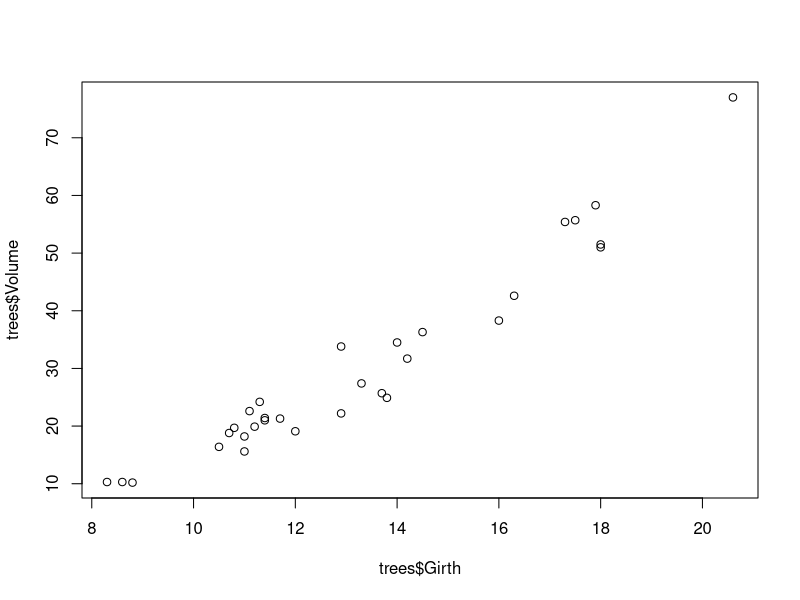
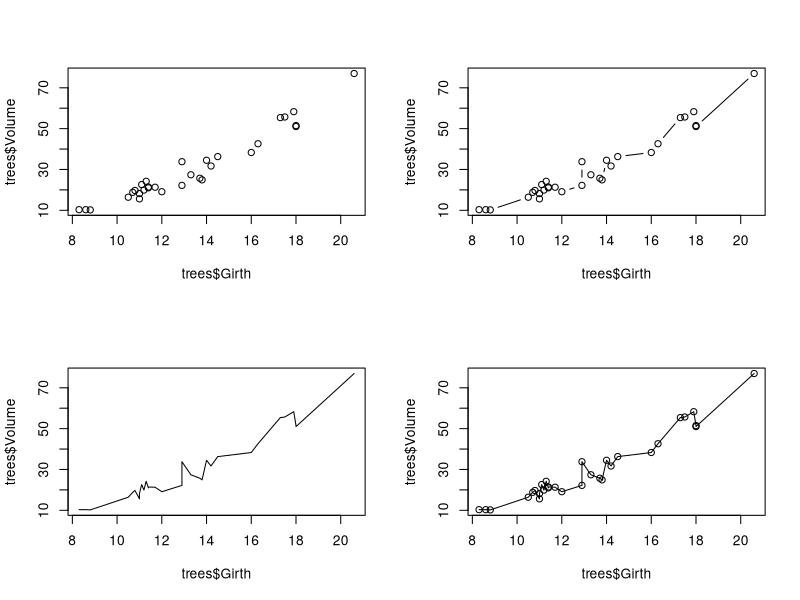
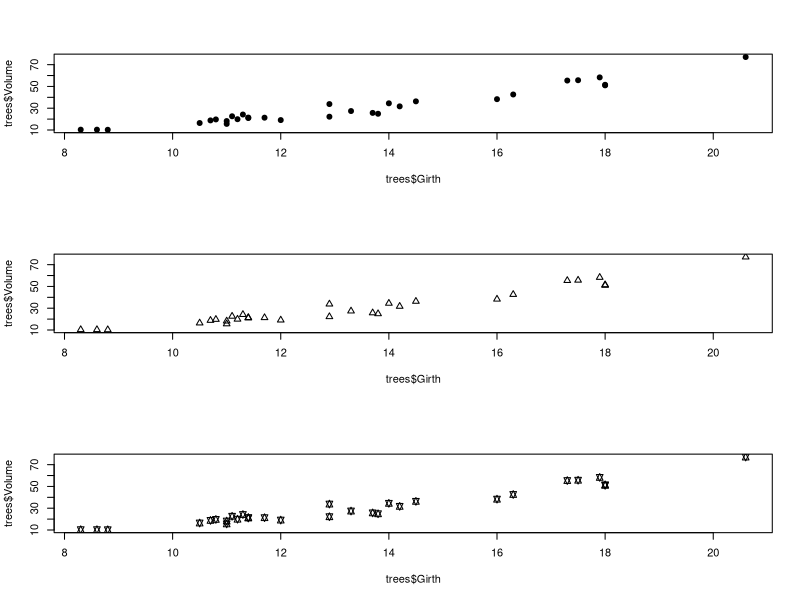
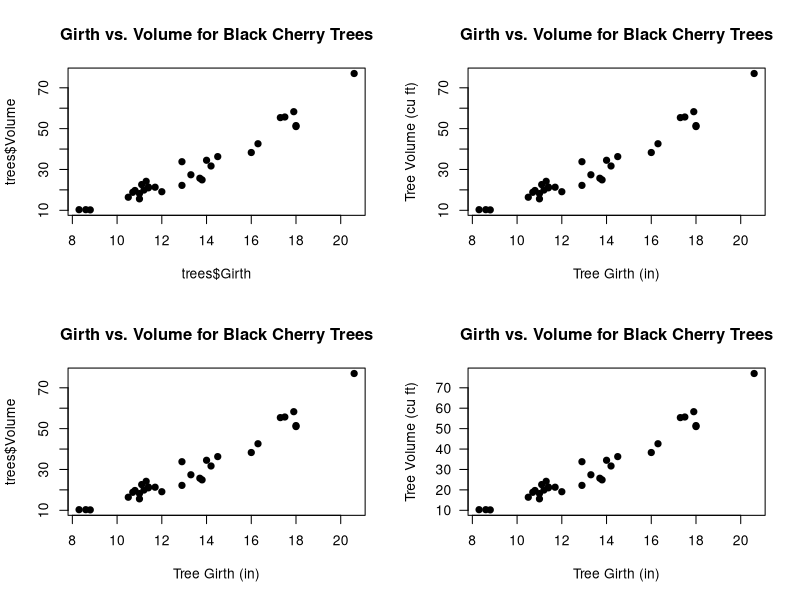
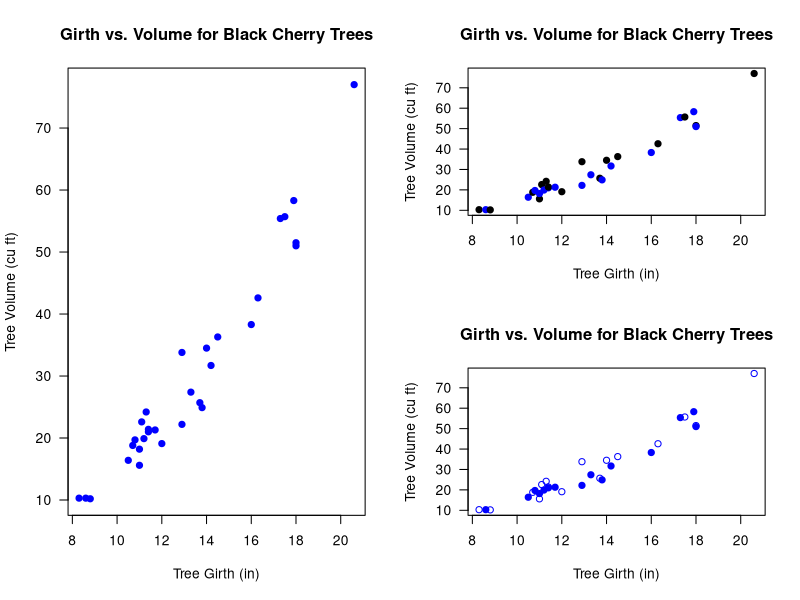
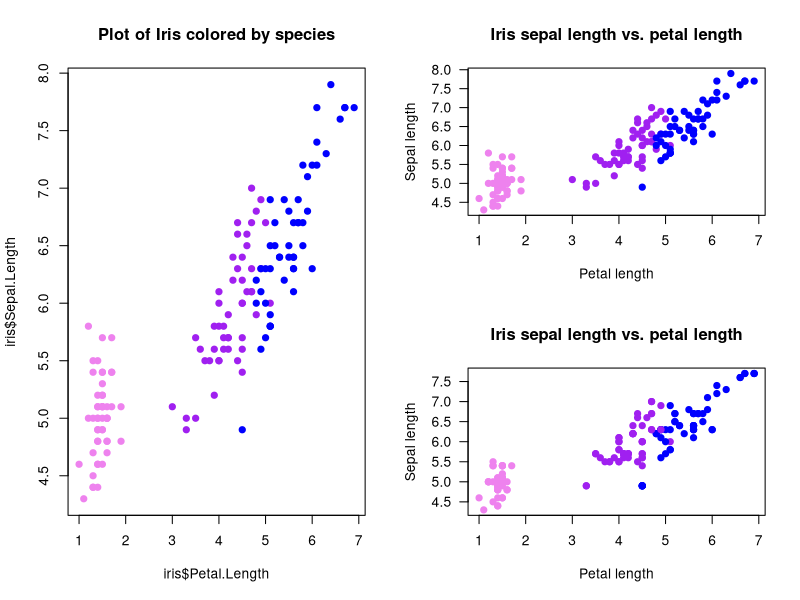
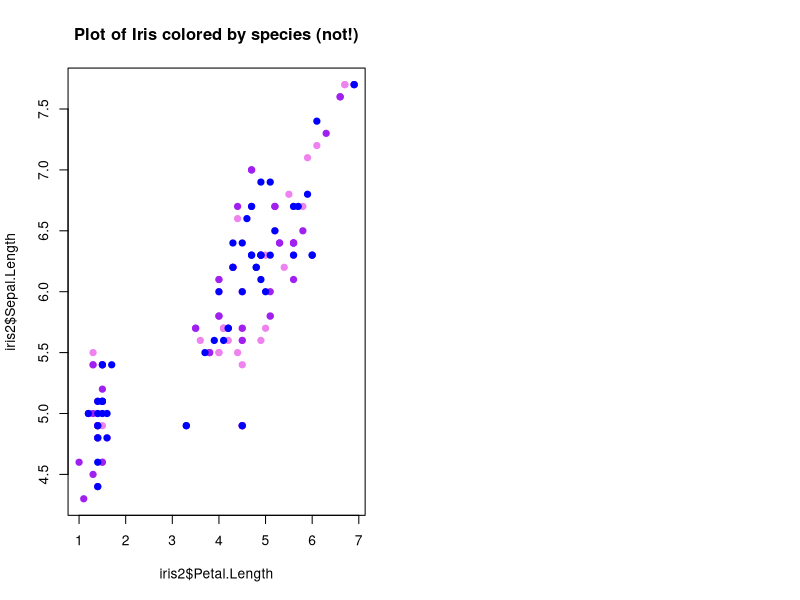
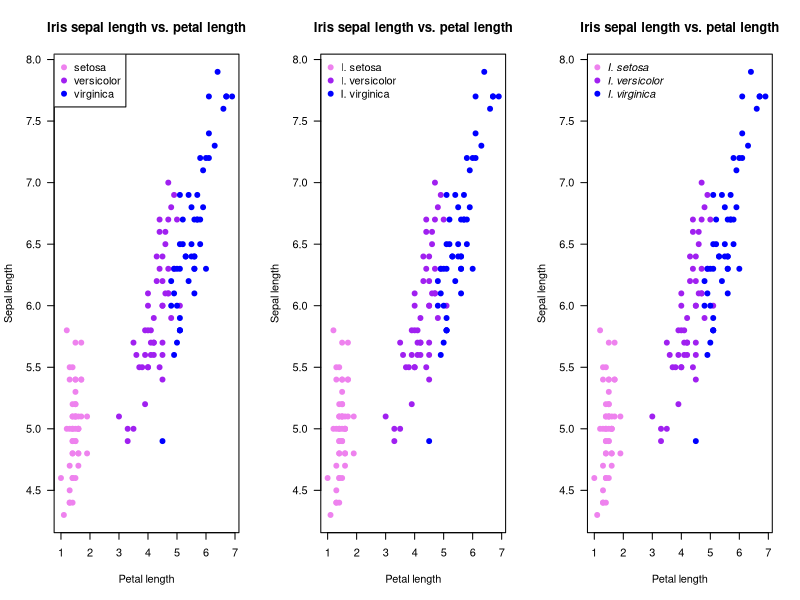

Recreate these plots in R, in order.
## ---- chunk 1
knitr::opts_chunk$set(echo = TRUE, cache = TRUE)
## ---- chunk 2

##################################################
####                                          ####  
####  R Bootcamp #1, Module 3                 ####
####                                          #### 
####   University of Nevada, Reno             ####
####                                          #### 
##################################################

## NOTE: this module borrows heavily from an R short-course developed by a team at Colorado State University. 
   # Thanks to Perry Williams for allowing us to use these materials!!
   # Thanks to John Tipton at CSU for developing much of this module (plotting in R)!

############################################
####  Data visualization and statistics ####
############################################

## ---- chunk 3

?trees      # description of built in dataset

dim(trees)   # Show the dimension of the trees dataframe                                              

str(trees)   # Show the structure of the trees dataframe

head(trees)   # Show the first few observations of the trees dataframe

## ---- chunk 4

plot(x=trees$Girth, y=trees$Volume)    # use R's built-in "trees" dataset: ?trees

## ---- chunk 5

# Use "layout" to define a 2 row x 2 column matrix with elements 1, 2, 3, and 4.
# This divides the image into four sections and then fills these with the plot function
layout(matrix(1:4, nrow=2, ncol=2))

  # par(mfrow=c(2,2))  # (alternative way to do this)

plot(x=trees$Girth, y=trees$Volume)             # points
plot(x=trees$Girth, y=trees$Volume, type="l")   # lines
plot(x=trees$Girth, y=trees$Volume, type="b")   # both
plot(x=trees$Girth, y=trees$Volume, type="o")   # both with conected lines

## ---- chunk 6

# Use layout to define a 3 row x 1 column matrix with elements 1, 2, and 3.
# This divides the image into three sections and then fills these with the plot function
layout(matrix(1:3, nrow=3, ncol=1))

# pch: 'plotting character' changes the type of point that is used (default is an open circle)!
plot(x=trees$Girth, y=trees$Volume, pch=19)     # filled point
plot(x=trees$Girth, y=trees$Volume, pch=2)      # open triangle
plot(x=trees$Girth, y=trees$Volume, pch=11)     # star

## ---- chunk 7

layout(matrix(1:4, 2, 2))
# main: adds a title
plot(x=trees$Girth, y=trees$Volume, pch=19, 
     main="Girth vs. Volume for Black Cherry Trees")

# xlab: adds an x axis label
plot(x=trees$Girth, y=trees$Volume, pch=19, 
     main="Girth vs. Volume for Black Cherry Trees", 
     xlab="Tree Girth (in)")

# ylab: adds a y axis label
plot(x=trees$Girth, y=trees$Volume, pch=19, 
     main="Girth vs. Volume for Black Cherry Trees", 
     xlab="Tree Girth (in)", ylab="Tree Volume (cu ft)")

# las: rotates axis labels; las=1 makes them all parallel to reading direction
plot(x=trees$Girth, y=trees$Volume, pch=19, 
     main="Girth vs. Volume for Black Cherry Trees", 
     xlab="Tree Girth (in)", ylab="Tree Volume (cu ft)", 
     las=1)

## ---- chunk 8

# Use layout to define a 2 row x 2 column matrix with elements 1, 1, 2, and 3.
# This divides the image into four sections but fills the first two sections
# with the first plot and then fills these next two sections with the final two plots
layout(matrix(c(1, 1, 2, 3), nrow=2, ncol=2))

# col: select a color for the plotting characters
plot(x=trees$Girth, y=trees$Volume, pch=19, 
     main="Girth vs. Volume for Black Cherry Trees",
     xlab="Tree Girth (in)", ylab="Tree Volume (cu ft)",
     las=1, col="blue")

# We can use the c() function to make a vector and have several colors, plotting characters, etc. per plot.
# We start with alternating colors for each point
plot(x=trees$Girth, y=trees$Volume, pch=19, 
     main="Girth vs. Volume for Black Cherry Trees",
     xlab="Tree Girth (in)", ylab="Tree Volume (cu ft)", 
     las=1, col=c("black", "blue"))

# And we can also alternate the plotting symbol at each point.
plot(x=trees$Girth, y=trees$Volume, pch=c(1,19), 
     main="Girth vs. Volume for Black Cherry Trees", 
     xlab="Tree Girth (in)", ylab="Tree Volume (cu ft)", 
     las=1, col="blue")

## ---- chunk 9

?iris
head(iris)     # display first few rows of data
dim(iris)      # dimensionality of the data
str(iris)      # details of the data structure

## ---- chunk 10

plot.colors <- c("violet", "purple", "blue")   # define the colors for representing species ID

## ---- chunk 11

color.vector <- rep(x=plot.colors, each=50)
color.vector
## color vector is now a list of our colors, each repeated 50 times

plot(x=iris$Petal.Length, y=iris$Sepal.Length, pch=19, col=color.vector, 
     main="Plot of Iris colored by species")

## ---- chunk 12

names(plot.colors) <- levels(iris$Species)   # the "levels()" function returns all unique labels for any "factor" variable    
plot.colors

## ---- chunk 13

# generate a vector of colors for our plot (one color for each observation)

indices <- match(iris$Species,names(plot.colors))   # the "match()" function goes through each element of the first vector and finds the matching index in the second vector         
color.vector2 <- plot.colors[indices]


## ---- chunk 14

plot(x=iris$Petal.Length, y=iris$Sepal.Length, pch=19, col=color.vector2, 
     main="Iris sepal length vs. petal length", xlab="Petal length", 
     ylab="Sepal length", las=1)

## ---- chunk 15

# make a new version of the iris data frame that is neither in order nor has the same number of observations for each species (to illustrate generality of the new method)

iris2 <- iris[sample(1:nrow(iris),replace = T),]   # use the "sample()" function to create a randomized ("bootstrapped") version of the iris data frame

# now repeat the above steps:

indices <- match(iris2$Species,names(plot.colors))   # the "match()" function returns the indices of the first vector that match the second vector   
color.vector2 <- plot.colors[indices]
plot(x=iris2$Petal.Length, y=iris2$Sepal.Length, pch=19, col=color.vector2, 
     main="Iris sepal length vs. petal length", xlab="Petal length", 
     ylab="Sepal length", las=1)

## ---- chunk 16

## The old method is NOT general:

color.vector <- rep(x=plot.colors, each=50)
plot(x=iris2$Petal.Length, y=iris2$Sepal.Length, pch=19, col=color.vector, 
     main="Plot of Iris colored by species (not!)")

## ---- chunk 17

# ?legend

layout(matrix(1:3, nrow=1, ncol=3))

# Plot
plot(x=iris$Petal.Length, y=iris$Sepal.Length, pch=19, col=color.vector, 
     main="Iris sepal length vs. petal length", xlab="Petal length", 
     ylab="Sepal length", las=1)

# First legend
legend("topleft", pch=19, col=plot.colors, legend=unique(iris$Species))

# Second plot
plot(x=iris$Petal.Length, y=iris$Sepal.Length, pch=19, col=color.vector,
     main="Iris sepal length vs. petal length", 
     xlab="Petal length", ylab="Sepal length", las=1)

# Second legend
# The bty="n" argument suppresses the border around the legend. (A personal preference)
legend("topleft", pch=19, col=plot.colors, 
       legend=c("I. setosa", "I. versicolor", "I. virginica"), bty="n")


# Plot Three
plot(x=iris$Petal.Length, y=iris$Sepal.Length, pch=19, col=color.vector, 
     main="Iris sepal length vs. petal length", 
     xlab="Petal length", ylab="Sepal length", las=1)

#Legend tree with Italics
legend("topleft", pch=19, col=plot.colors, 
       legend=c("I. setosa", "I. versicolor", "I. virginica"), 
       bty="n", text.font=3)

## ---- chunk 18

## Plot fuel economy by weight

plot(mpg~wt,  data=mtcars,pch=20,xlab="Vehicle weight (1000 lbs)",ylab="Fuel economy (mpg)")      # note the tilde, which can be read "as a function of" -- i.e., "mpg as a function of wt"   
 
## ---- chunk 19

## Plot fuel economy by weight and horsepower

hp_rescale <- with(mtcars,(hp-min(hp))/diff(range(hp)))    # scale from 0 to 1

plot(mpg~wt,  data=mtcars,pch=1,xlab="Vehicle weight (1000 lbs)",ylab="Fuel economy (mpg)",cex=(hp_rescale+0.6)*1.2)   # plot with different sized points

legend("topright",pch=c(1,1),pt.cex=c(0.6,0.6*1.2),legend=paste(range(mtcars$hp),"horsepower"),bty="n")


 
## ---- chunk 20

## Plot fuel economy by weight and horsepower again- this time by color

colramp <- terrain.colors(125)

colindex <- round(hp_rescale*99+1)

plot(mpg~wt,  data=mtcars,pch=20,cex=2,xlab="Vehicle weight (1000 lbs)",ylab="Fuel economy (mpg)",col=colramp[colindex])   # plot with different sized points

legend("topright",pch=c(20,20),pt.cex=c(2,2),col=c(colramp[1],colramp[100]),legend=paste(range(mtcars$hp),"horsepower"),bty="n")


 
## ---- chunk 21

## calculate the mean Sepal Length of for each species
bar.heights <- tapply(iris$Sepal.Length, iris$Species, mean)   #use "tapply()" function, which summarizes a numeric variable by levels of a categorical variable)

# The basic 'barplot()' function
barplot(bar.heights)

## ---- chunk 22

# Let's add some flair
barplot(bar.heights, names.arg=c("I. setosa", "I. versicolor", "I. virginica"), 
        las=1, col=adjustcolor(plot.colors, alpha.f=0.5),
        main="Sepal length for 3 Irises", ylab="Sepal length (cm)")

## ---- chunk 23

CI <- 2 * by(iris$Sepal.Length, iris$Species, sd)
lwr <- bar.heights - CI
upr <- bar.heights + CI

# I used the ylim= argument to pass a 2-element numeric vector specifying the y extent of the barplot (y axis lower and upper bounds). I added some extra room on the top to account for error bars.
# Importantly, assign the barplot to an object. I called it 'b' but you can call it whatever you like. (otherwise, it's hard to know what the "X" values of the error bars are!)

b <- barplot(bar.heights, 
             names.arg=c("I. setosa", "I. versicolor", "I. virginica"), 
             las=1, ylim=c(0,8), col=adjustcolor(plot.colors, alpha.f=0.5),
             main="Sepal length for 3 Irises", ylab="Sepal length (cm)")

# Specify where each arrow starts (x0= and y0=) and ends (x1= and y1=)
arrows(x0=b, x1=b, y0=lwr, y1=upr, code=3, angle=90, length=0.1)

# ?arrows

## ---- chunk 24

layout(matrix(1:2, 1, 2))

## y-axis is in counts by default (total observations in each "bin")
hist(iris$Sepal.Length, main="Histogram of Sepal Length",
     xlab = "Sepal Length")

## change y-axis to proportions of the entire dataset using freq=FALSE
hist(iris$Sepal.Length, freq=FALSE, main="Histogram of Sepal Length", 
     xlab = "Sepal Length")
## Add a density estimator

lines(density(iris$Sepal.Length))   # add a line to the histogram to approximate the probability density of the data distribution
curve(dnorm(x,mean(iris$Sepal.Length),sd(iris$Sepal.Length)),add=T,col="red",lty=3)   # add a normal distribution

## ---- chunk 25

pairs(iris)

## ---- chunk 26

?ToothGrowth
head(ToothGrowth)

## ---- chunk 27

plot.colors <- c("red", "blue")
# subset the colors in plot.colors based on the variable iris$Species
# iris$Species is a factor variable that has 3 levels
color.vector <- plot.colors[ToothGrowth$supp]

plot(x=ToothGrowth$dose, y=ToothGrowth$len, pch=19, col=color.vector, 
     main="Tooth Growth vs. Vitamin C Dose", xlab="Viatmin C Dose (mg)", 
     ylab="Tooth Growth (mm)", las=1)

# First legend
legend("topleft", pch=19, col=plot.colors, legend=unique(ToothGrowth$supp))
## ---- chunk 28

prop <- c(0.18, 0.25, 0.13, 0.05)
asympLCL <- c(0.14, 0.20, 0.11, 0.035)
asympUCL <- c(0.24, 0.33, 0.18, 0.09)

## ---- chunk 29

set.seed(13)
n <- 20 # Number of experimental trials
a <- 12
b <- 1.5

rings <- round(runif(n)*50)  # number of bell rings
wings <- round(a + b*rings + rnorm(n, sd=5))       # number of angels who get their wings
offset <- rpois(n, lambda=10)           # measurement error
lwr <- wings - offset                 
upr <- wings + offset

## ---- chunk 30

####################
# STATISTICS!
####################

#####
#####  Load Data
#####

sculpin.df <- read.csv("sculpineggs.csv")

head(sculpin.df)

## ---- chunk 31

#####
#####  Summary Statistics
#####

mean(sculpin.df$NUMEGGS)      # compute sample mean
median(sculpin.df$NUMEGGS)    # compute sample median

min(sculpin.df$NUMEGGS)       # sample minimum
max(sculpin.df$NUMEGGS)       # sample maximum
range(sculpin.df$NUMEGGS)     # both min and max.

quantile(sculpin.df$NUMEGGS,0.5)            # compute sample median using quantile function
quantile(sculpin.df$NUMEGGS,c(0.25,0.75))   # compute sample quartiles

var(sculpin.df$NUMEGGS)           # sample variance
sd(sculpin.df$NUMEGGS)            # sample standard deviation
sd(sculpin.df$NUMEGGS)^2          # another way to compute variance
var(sculpin.df$NUMEGGS)^0.5       # another way to compute std. dev.

colMeans(sculpin.df)           # column mean of data frame
apply(sculpin.df,2,mean)       # column mean of data frame   # note the use of the "apply()" function. 
apply(sculpin.df,2,median)     # column median of data frame


########
# Or just use the "summary()" function!

summary(sculpin.df) # provides a set of summary statistics for all columns in a data frame. 


## ---- chunk 32

###########
# Deal with missing data

newdf <- read.table(file="data_missing.txt", sep="\t", header=T)  # load dataset with missing data

mean(newdf$Export)

mean(newdf$Export,na.rm = TRUE)

## ---- chunk 33

#####
#####  Plot data 
#####

hist(sculpin.df$NUMEGGS)

plot(x = sculpin.df$FEMWT,y = sculpin.df$NUMEGGS)

## ---- chunk 34

#####
#####  Linear Regression  
#####

m1 <- lm(NUMEGGS ~ FEMWT, data=sculpin.df)      # fit linear regression model

m1                                      # view estimates of intercept and slope 
summary(m1)                             # view summary of fit
summary(m1)$r.squared                   # extract R-squared
confint(m1)                             # confidence intervals for intercept and slope
AIC(m1)                                 # report AIC (Akaike's Information Criterion, used to perform model selection) 

plot(x = sculpin.df$FEMWT,y = sculpin.df$NUMEGGS)    # plot data
abline(m1)                                           # plot line of best fit

########
# Use the "predict()" function!

FEMWT.pred <- data.frame(FEMWT = 30)                   # create new data frame to predict number of eggs at FEMWT of 30
predict(m1,newdata=FEMWT.pred)                         # make prediction
predict(m1,newdata=FEMWT.pred,interval="confidence")   # make prediction and get confidence interval
predict(m1,newdata=FEMWT.pred,interval="prediction")   # make prediction and get prediction interval


## ---- chunk 35

##################################
####  Model selection example ####
##################################

## Try to work through these examples and make sure you understand them before moving on to the challenge exercises.

m1 <- lm(NUMEGGS ~ FEMWT, data=sculpin.df)                  # fit linear regression model
summary(m1)

m2 <- lm(NUMEGGS ~ 1, data=sculpin.df)                      # fit linear regression with intercept only (mean model)
summary(m2)

m3 <- lm(NUMEGGS ~ I(FEMWT^0.5), data=sculpin.df)           # fit linear regression with intercept and sqrt of FEMWT term
summary(m3)

## ---- chunk 36

plot(NUMEGGS ~ FEMWT,data=sculpin.df)                      # plot data
abline(m1,col="black")                                     # plot line of best fit
abline(m2,col="red")                                       # plot intercept only model

#########
#  Here's a flexible method for drawing any arbitrary non-linear relationship!
FEMWT.pred <- data.frame(FEMWT = seq(10,45,by=0.1))        # create new data frame to predict number of eggs from FEMWT of 10 to 45 by increments of 0.1
NUMEGGS.pred <- predict(m3,newdata=FEMWT.pred)             # make prediction using "predict()" function
points(FEMWT.pred$FEMWT,NUMEGGS.pred,col="green",typ="l")  # plot sqrt model (note the use of the "points()" function to draw a line!)

########
# Perform model selection!


#Compare models using AIC
AIC(m1)
AIC(m2)
AIC(m3)

#Compare models using R-squared
summary(m1)$r.squared 
summary(m2)$r.squared 
summary(m3)$r.squared 

#########
#  And finally, here's how you can draw a confidence interval or prediction interval around a regression relationship!

plot(NUMEGGS ~ FEMWT,data=sculpin.df)                      # plot data
NUMEGGS.confint <- predict(m3,newdata=FEMWT.pred,interval="prediction")             # use "predict()" function to compute the prediction interval!
points(FEMWT.pred$FEMWT,NUMEGGS.confint[,"fit"],col="green",typ="l",lwd=2)  # plot fitted sqrt model
points(FEMWT.pred$FEMWT,NUMEGGS.confint[,"lwr"],col="green",typ="l",lty=2)  # plot fitted sqrt model
points(FEMWT.pred$FEMWT,NUMEGGS.confint[,"upr"],col="green",typ="l",lty=2)  # plot fitted sqrt model
